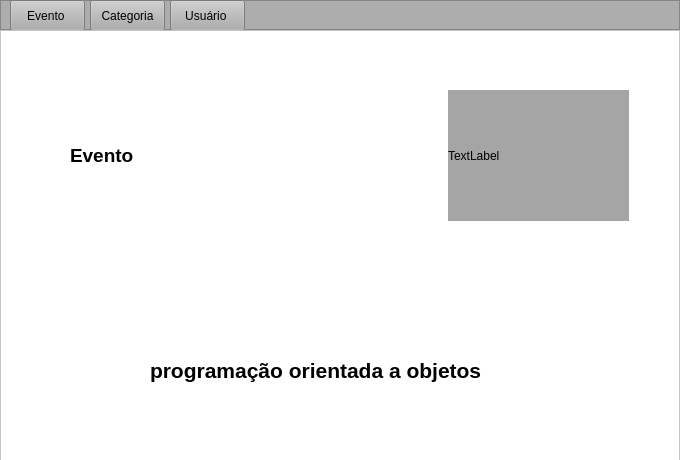
<?xml version="1.0" encoding="UTF-8"?>
<ui version="4.0">
 <class>Form</class>
 <widget class="QWidget" name="Form">
  <property name="geometry">
   <rect>
    <x>0</x>
    <y>0</y>
    <width>680</width>
    <height>460</height>
   </rect>
  </property>
  <property name="minimumSize">
   <size>
    <width>680</width>
    <height>460</height>
   </size>
  </property>
  <property name="maximumSize">
   <size>
    <width>680</width>
    <height>460</height>
   </size>
  </property>
  <property name="windowTitle">
   <string>Form</string>
  </property>
  <widget class="QLabel" name="label">
   <property name="geometry">
    <rect>
     <x>20</x>
     <y>20</y>
     <width>49</width>
     <height>16</height>
    </rect>
   </property>
   <property name="text">
    <string/>
   </property>
  </widget>
  <widget class="QFrame" name="frame_cabeca">
   <property name="geometry">
    <rect>
     <x>0</x>
     <y>0</y>
     <width>680</width>
     <height>30</height>
    </rect>
   </property>
   <property name="minimumSize">
    <size>
     <width>680</width>
     <height>30</height>
    </size>
   </property>
   <property name="styleSheet">
    <string notr="true">background-color: rgb(173, 173, 173);</string>
   </property>
   <property name="frameShape">
    <enum>QFrame::StyledPanel</enum>
   </property>
   <property name="frameShadow">
    <enum>QFrame::Raised</enum>
   </property>
   <widget class="QPushButton" name="bt_usuario">
    <property name="geometry">
     <rect>
      <x>170</x>
      <y>0</y>
      <width>75</width>
      <height>31</height>
     </rect>
    </property>
    <property name="text">
     <string>Usuário </string>
    </property>
   </widget>
   <widget class="QPushButton" name="bt_evento">
    <property name="geometry">
     <rect>
      <x>10</x>
      <y>0</y>
      <width>75</width>
      <height>31</height>
     </rect>
    </property>
    <property name="text">
     <string>Evento </string>
    </property>
   </widget>
   <widget class="QPushButton" name="bt_categoria">
    <property name="geometry">
     <rect>
      <x>90</x>
      <y>0</y>
      <width>75</width>
      <height>31</height>
     </rect>
    </property>
    <property name="text">
     <string>Categoria</string>
    </property>
   </widget>
  </widget>
  <widget class="QFrame" name="frame_corpo">
   <property name="geometry">
    <rect>
     <x>0</x>
     <y>30</y>
     <width>680</width>
     <height>460</height>
    </rect>
   </property>
   <property name="minimumSize">
    <size>
     <width>680</width>
     <height>460</height>
    </size>
   </property>
   <property name="maximumSize">
    <size>
     <width>680</width>
     <height>460</height>
    </size>
   </property>
   <property name="styleSheet">
    <string notr="true">background-color: rgb(255, 255, 255);</string>
   </property>
   <property name="frameShape">
    <enum>QFrame::StyledPanel</enum>
   </property>
   <property name="frameShadow">
    <enum>QFrame::Raised</enum>
   </property>
   <widget class="QLabel" name="label_2">
    <property name="geometry">
     <rect>
      <x>70</x>
      <y>110</y>
      <width>91</width>
      <height>31</height>
     </rect>
    </property>
    <property name="font">
     <font>
      <pointsize>14</pointsize>
      <bold>true</bold>
     </font>
    </property>
    <property name="text">
     <string>Evento </string>
    </property>
   </widget>
   <widget class="QLabel" name="label_3">
    <property name="geometry">
     <rect>
      <x>150</x>
      <y>320</y>
      <width>361</width>
      <height>41</height>
     </rect>
    </property>
    <property name="font">
     <font>
      <pointsize>16</pointsize>
      <bold>true</bold>
     </font>
    </property>
    <property name="text">
     <string>programação orientada a objetos </string>
    </property>
   </widget>
   <widget class="QLabel" name="labael_foto">
    <property name="geometry">
     <rect>
      <x>448</x>
      <y>60</y>
      <width>181</width>
      <height>131</height>
     </rect>
    </property>
    <property name="minimumSize">
     <size>
      <width>100</width>
      <height>100</height>
     </size>
    </property>
    <property name="styleSheet">
     <string notr="true">
background-color: rgb(165, 165, 165);</string>
    </property>
    <property name="text">
     <string>TextLabel</string>
    </property>
   </widget>
  </widget>
 </widget>
 <resources/>
 <connections/>
</ui>
